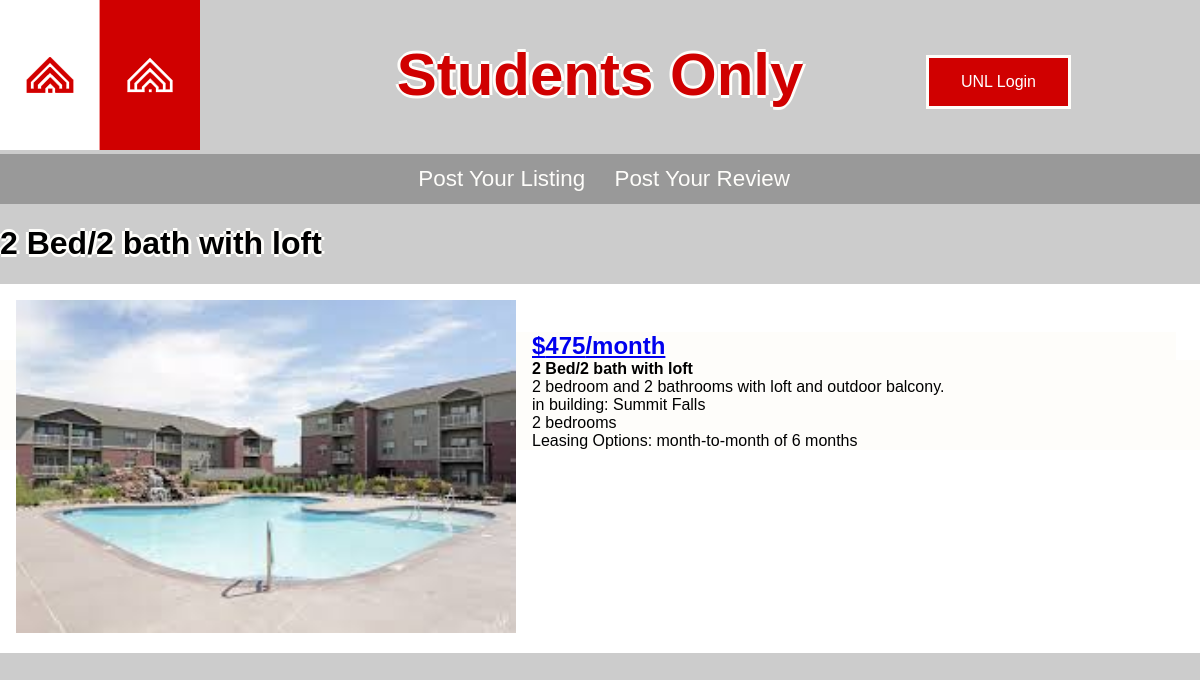
Screenshot of /apartments/listing/2 with the database file from the repository.
### apartments/models.py (models this page shows, shortened)
class Apartment(models.Model):
    nickname = models.CharField(max_length=255)
    building = models.ForeignKey(Building)
    description = models.TextField()
    price = models.IntegerField()
    leasingOptions = models.CharField(max_length=255)
    bedrooms = models.PositiveIntegerField()
    public = models.BooleanField(default=False)
    def get_absolute_url(self):
        return "/apartments/listing/%s" % self.id

class Building(models.Model):
    image = models.ImageField(upload_to="media", blank=True, null=True)
    name = models.CharField(max_length=255)
    address = models.CharField(max_length=255)
    contactInfo = models.CharField(max_length=255)
    rating = models.FloatField(default=0.0) #derived from reviews
    amenities = models.ManyToManyField(Amenities)
    distanceToCity = models.FloatField()
    distanceToEast = models.FloatField()
    available = models.BooleanField()
    name_slug = models.SlugField(default="building-name")
    def __str__(self):
        return self.name

### apartments/views.py (the view)
# urls.py: url(r'^apartments/listing/(?P<listing_id>[-\w]+)', views.apartmentDetail, name='detail'),
def apartmentDetail(request, listing_id):
    listing = Apartment.objects.get(id=listing_id)
    context = {'listing': listing}
    return render(request, 'apartments/detail.html', context)

### apartments/templates/apartments/detail.html
{% extends "base.html" %}
{% block content %}
<h1>{{ listing.nickname }}</h1>
<div class="row">
	<div class="col-xs-12" style="background-color:white;">
    	<div class="photolisting">
        	<a href="{{ listing.get_absolute_url }}"><img src="/{{ listing.building.image }}" style="width:500px"></a>
        </div>
    	<div class="info">
        	<h2><a href="{{ listing.get_absolute_url }}">${{ listing.price}}/month</a></h2>
            <h4>{{ listing.nickname }}</h4>
            <p>{{ listing.description }}</p>
            <p>in building: {{ listing.building }}</p>
            <p>{{ listing.bedrooms }} bedrooms</p>
            <p>Leasing Options: {{ listing.leasingOptions }}</p>
        </div>
    </div>
</div>
{% endblock %}

### apartments/static/css/roomtraders.css (style rules this page uses)
* { font-family: sans-serif; }
h1 { text-shadow: -3px 0 #FEFDFA, 0 3px #FEFDFA, 3px 0 #FEFDFA, 0 -3px #FEFDFA; }
h2 { color: #D00000; margin-top:50%; }
body { background-color: #CCC; padding: 0; margin: 0; }
img { max-width:100%; }
.photolisting { text-align: center; padding: 0; margin: 1em; float: left; }
.info h2, h4, p { text-align: left; padding-left: 2em; margin: 2em 1em 0 2em; background-color: #FEFDFA; }
.listinginfo h2, h4, p { padding: 0; margin: 0; }

### rows the page displays
Apartment: nickname "2 Bed/2 bath with loft", building.image (picture), price "475", description "2 bedroom and 2 bathrooms with loft and outdoor balcony.", building "Summit Falls", bedrooms "2", leasingOptions "month-to-month of 6 months"
